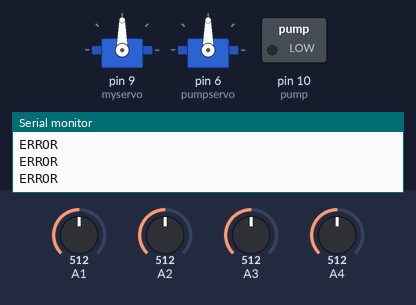
The sketch below on a simulated Arduino Uno, built with avr-gcc and run on an emulated ATmega328P. Shown: 2 × servo, switched loads named in the sketch (green lamp = pin HIGH), the last lines printed to the serial monitor. Inputs (shaded band) come from the test bench; at power-on: A1 = 512, A3 = 512, A2 = 512, A4 = 512.

Above: at 1.4 s.
1.5 s: A1 set to 531
4.5 s: A1 set to 546
At 5.39 s:
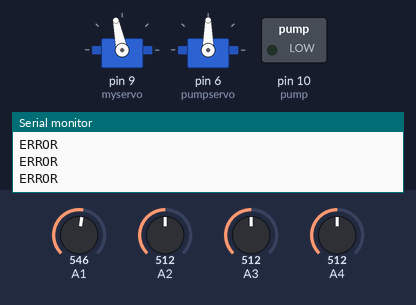
At 6.84 s:
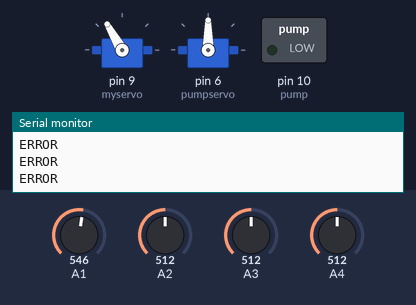
7.5 s: A1 set to 306
10.5 s: A1 set to 468
13.5 s: A1 set to 504
At 13.5 s:
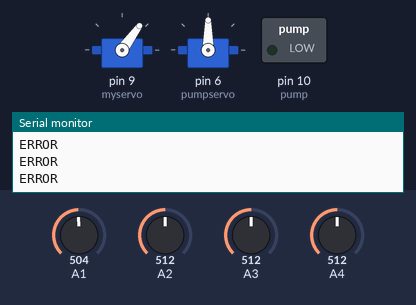
15.0 s: A3 set to 852
16.5 s: A3 set to 875
At 19.6 s:
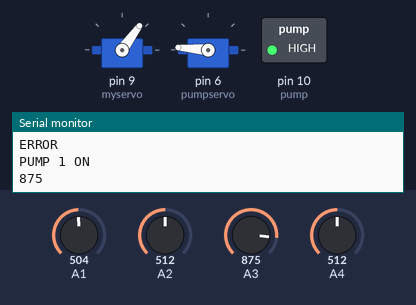
Timing chart, 0 to 20.5 s (numbered marks = the images above; inputs shaded):
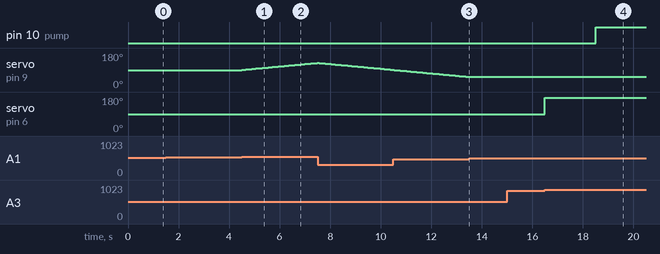

The sketch:

automatic_irrigation.ino
```cpp
#include <Servo.h>
Servo myservo;
Servo pumpservo;


int east;
int west;
int error;

int servoposition=90;

int ground_1;
int ground_2;

int pump = 10;

void setup()
{
  Serial.begin(9600);
  pinMode(pump,OUTPUT);

  myservo.attach(9);
  pumpservo.attach(6);

  myservo.write(servoposition);
  delay(100);

  pumpservo.write(servoposition);
  delay(100);

  digitalWrite(pump,LOW);

}

void loop()
{
  east=analogRead(A1);
  west=analogRead(A2);

  ground_1=analogRead(A3);
  ground_2=analogRead(A4);

  error=east-west;

  if(error>25)
  {
    if(servoposition<=150)
    {
      servoposition++;
      myservo.write(servoposition);
      delay(80);
    }
  }

  else if (error<-25)
  {
    if(servoposition>20)
    {
      servoposition--;
      myservo.write(servoposition);
      delay(80);
    }
  }
  else if (ground_2>=868)
  {
    pumpservo.write(5);
    delay(2000);
    digitalWrite(pump,HIGH);
    Serial.println("PUMP 2 ON ");
    Serial.println(ground_2);
    delay(100);
  }

  else if(ground_1>=868)
  {
    pumpservo.write(175);
    delay(2000);
    digitalWrite(pump,HIGH);
    Serial.println("PUMP 1 ON ");
    Serial.println(ground_1);
    delay(100);
  }
  else
  {
    pumpservo.write(90);
    digitalWrite(pump,LOW);
    Serial.println("ERROR");
  }

}
```

Measured:
- the behaviour switches between 537 and 538 on A1 (found by bisection; images 0 and 1)
- the behaviour switches between 867 and 868 on A3 (found by bisection; images 3 and 4)
- after the input at 4.5 s, servo on pin 9 (myservo): moves from 90° to 128° over 3.0 s, starting at once
- after the input at 13.5 s, servo on pin 9 (myservo): stays 54° (without the input it goes to 53° after 0.02 s)
- after the input at 16.5 s, pin 10 (pump): LOW → HIGH after 2.0 s; servo on pin 6 (pumpservo): 90° → 175° at once
